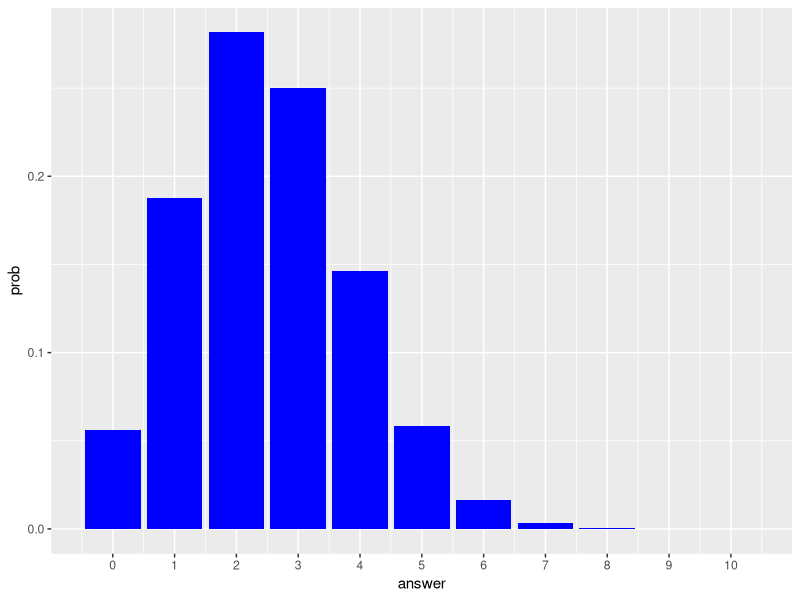
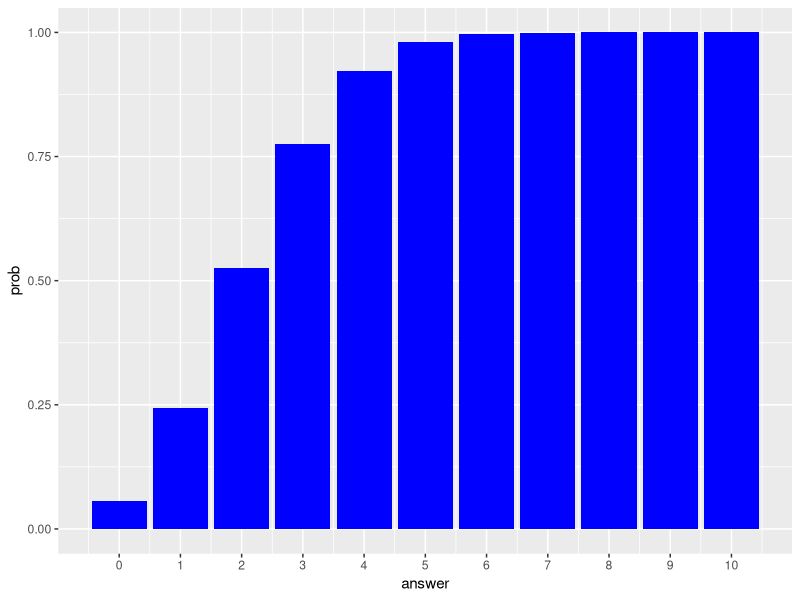
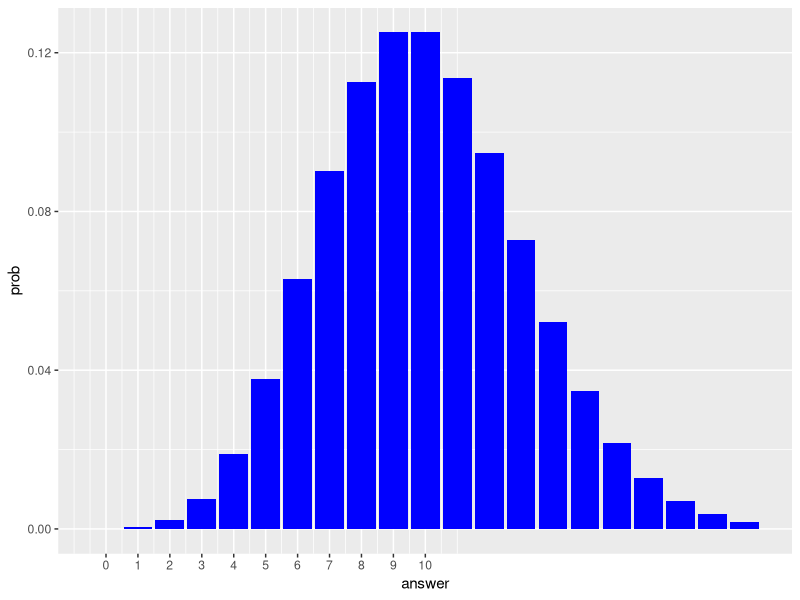
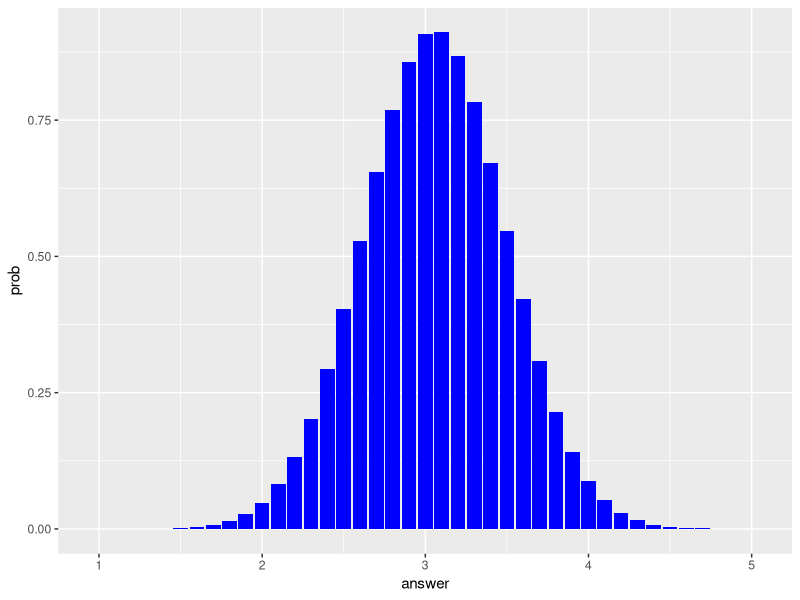
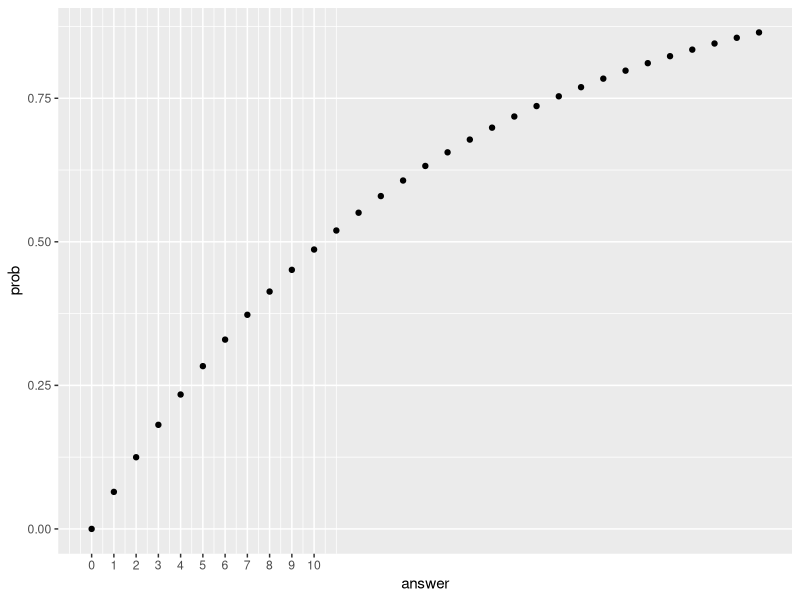
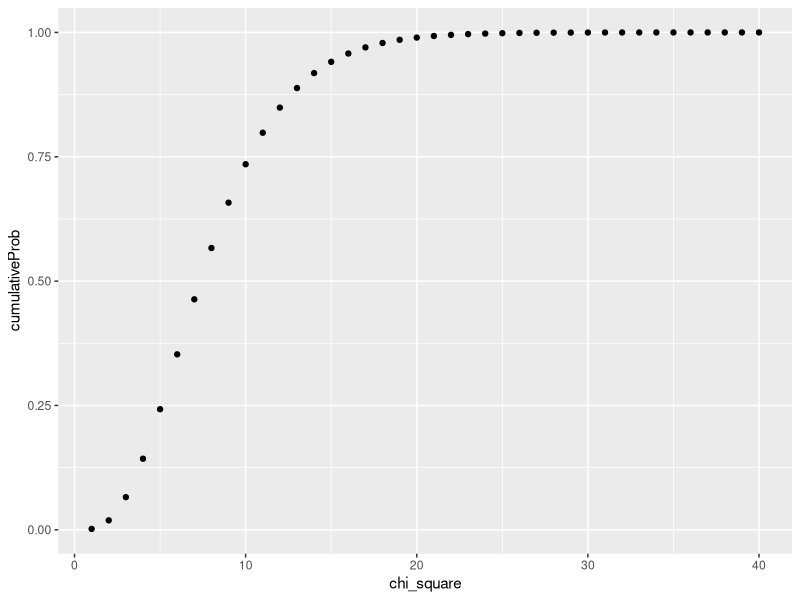

The R source for these figures, in order:
# Course - Using probability distributions for real world problems in R
# Instructor - Dr. Nikunj Maheshwari

library(ggplot2)



#-------------------------------------------------------------------------------
# Binomial distribution

# Problem
# Suppose there are ten multiple choice questions in an English class quiz. 
# Each question has four possible answers, and only one of them is correct.
# 
# Q1. Find the probability of having exactly 4 correct answers by random 
# Solution
dbinom(4,10,0.25)
dbinom(0,10,0.25)

# Q2. What is the probability of having four or less correct answers if a 
#     student attempts to answer every question at random?
# Solution
pbinom(4,10,0.25)

values <-seq(0,10,1)
resultTable<-data.frame(answer=values, prob=dbinom(values,10,0.25))
ggplot(data=resultTable,aes(x=answer,y=prob))+geom_bar(stat="identity",fill="blue") +scale_x_continuous(breaks=values)



cumulativeProbTable<-data.frame(answer=values, prob=pbinom(values,10,0.25))
ggplot(data=cumulativeProbTable,aes(x=answer,y=prob))+geom_bar(stat="identity",fill="blue") +scale_x_continuous(breaks=values)



#-------------------------------------------------------------------------------
# Poisson distribution

# Problem
# If there are ten cars crossing a bridge per minute on average, find the 
# probability of having seventeen or more cars crossing the bridge in a 
# particular minute.
# Solution
prob16orLess = ppois(16,10)
probAns = 1 - prob16orLess
print(probAns)

ppois(16,10,FALSE)
cars <- seq(0,20,1)
carResultTable<-data.frame(answer=cars, prob=dpois(cars,10))
ggplot(data=carResultTable,aes(x=answer,y=prob))+geom_bar(stat="identity",fill="blue") +scale_x_continuous(breaks=values)




#-------------------------------------------------------------------------------
# Normal distribution

# Problem
# The Iris dataset in R contains iris flower specifications. The column 
# Sepal Width follows a normal distribution.
#
# Q1. What is the percentage of flowers with Sepal Width 3cm or less?
# Solution
meanIris <- mean(iris$Sepal.Width)
sdIris <- sd(iris$Sepal.Width) 
pnorm(3, mean = meanIris ,sd=sdIris)


# Q2. What fraction of the flowers where Sepal Width lies between 3cm and 4cm?
# Solution
ans = pnorm(4, mean = meanIris ,sd=sdIris)-pnorm(3,mean=meanIris, sd=sdIris)
print(ans)

sepalwidthseq <- seq(1,5,0.1)
sepalProbTable<-data.frame(answer=sepalwidthseq, prob=dnorm(sepalwidthseq,meanIris,sdIris))
ggplot(data=sepalProbTable,aes(x=answer,y=prob))+geom_bar(stat="identity",fill="blue") +scale_x_continuous(breaks=values)






#-------------------------------------------------------------------------------
# Exponential distribution
#
# Q1. Suppose the mean arrival time of a customer at a supermarket cashier is 
# four minutes. Find the probability of a customer arriving at the cashier 
# in less than three minutes.
# Solution
pexp(3, rate = 1/4)


# Q2. The number of days ahead travelers buy their flight tickets follows an 
# exponential distribution with the average number of days = 15. 
# Find the probability that a traveler will purchase a ticket more than 
# 10 days in advance.
# Solution
pexp(10,rate = 1/15, FALSE)
daySequence <- seq(0,30,1)
dayResultTable<-data.frame(answer=daySequence, prob=pexp(daySequence,1/15))
ggplot(data=dayResultTable,aes(x=answer,y=prob))+geom_point(stat="identity",position="identity") +scale_x_continuous(breaks=values)






#-------------------------------------------------------------------------------
# Chi-Square distribution

# Problem Statement
# Say, on average, a battery lasts 50 minutes on a single charge. The standard 
# deviation is 3 minutes. Suppose the battery manufacturer runs a quality 
# control test. They randomly select 9 batteries. The standard deviation of 
# the selected batteries is 5 minutes. 
# Q1. What would be the chi-square statistic represented by this test?
# Solution
dof <- 8
chi <- (dof * 5^2)/3^2
chi


# Q2. Suppose they repeated the test with a new random sample of 9 batteries. 
# What is the probability that the standard deviation in the new test would be 
# greater than 5 minutes?
# Solution
1-pchisq(chi, df=dof)

chi_square <- seq(1,40,1)
cumulativeProb <- pchisq(chi_square,df = dof)
ggplot() + geom_point(aes(x=chi_square, y = cumulativeProb)) 


#-------------------------------------------------------------------------------
### End of course.
### Thank you for pursuing it.